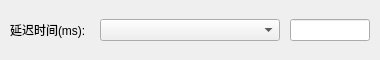
<?xml version="1.0" encoding="UTF-8"?>
<ui version="4.0">
 <class>DelayerWdg</class>
 <widget class="QWidget" name="DelayerWdg">
  <property name="geometry">
   <rect>
    <x>0</x>
    <y>0</y>
    <width>380</width>
    <height>60</height>
   </rect>
  </property>
  <property name="minimumSize">
   <size>
    <width>380</width>
    <height>60</height>
   </size>
  </property>
  <property name="maximumSize">
   <size>
    <width>382</width>
    <height>60</height>
   </size>
  </property>
  <property name="windowTitle">
   <string>参数设置</string>
  </property>
  <layout class="QVBoxLayout" name="verticalLayout">
   <property name="spacing">
    <number>0</number>
   </property>
   <property name="leftMargin">
    <number>10</number>
   </property>
   <property name="topMargin">
    <number>5</number>
   </property>
   <property name="rightMargin">
    <number>10</number>
   </property>
   <property name="bottomMargin">
    <number>5</number>
   </property>
   <item>
    <layout class="QHBoxLayout" name="hLayoutDelay">
     <property name="spacing">
      <number>10</number>
     </property>
     <item>
      <widget class="XMatLabel" name="lbDelay">
       <property name="minimumSize">
        <size>
         <width>80</width>
         <height>16</height>
        </size>
       </property>
       <property name="maximumSize">
        <size>
         <width>100</width>
         <height>16777215</height>
        </size>
       </property>
       <property name="text">
        <string>延迟时间(ms):</string>
       </property>
      </widget>
     </item>
     <item>
      <widget class="XMatComboBox" name="cmbDelay">
       <property name="minimumSize">
        <size>
         <width>180</width>
         <height>0</height>
        </size>
       </property>
       <property name="maximumSize">
        <size>
         <width>180</width>
         <height>16777215</height>
        </size>
       </property>
      </widget>
     </item>
     <item>
      <widget class="XMatLineEdit" name="letDelay">
       <property name="minimumSize">
        <size>
         <width>80</width>
         <height>0</height>
        </size>
       </property>
       <property name="maximumSize">
        <size>
         <width>80</width>
         <height>16777215</height>
        </size>
       </property>
      </widget>
     </item>
    </layout>
   </item>
  </layout>
 </widget>
 <customwidgets>
  <customwidget>
   <class>XMatLineEdit</class>
   <extends>QLineEdit</extends>
   <header>XMatLineEdit.h</header>
  </customwidget>
  <customwidget>
   <class>XMatComboBox</class>
   <extends>QComboBox</extends>
   <header>XMatComboBox.h</header>
  </customwidget>
  <customwidget>
   <class>XMatLabel</class>
   <extends>QLabel</extends>
   <header>XMatLabel.h</header>
  </customwidget>
 </customwidgets>
 <resources/>
 <connections/>
</ui>
